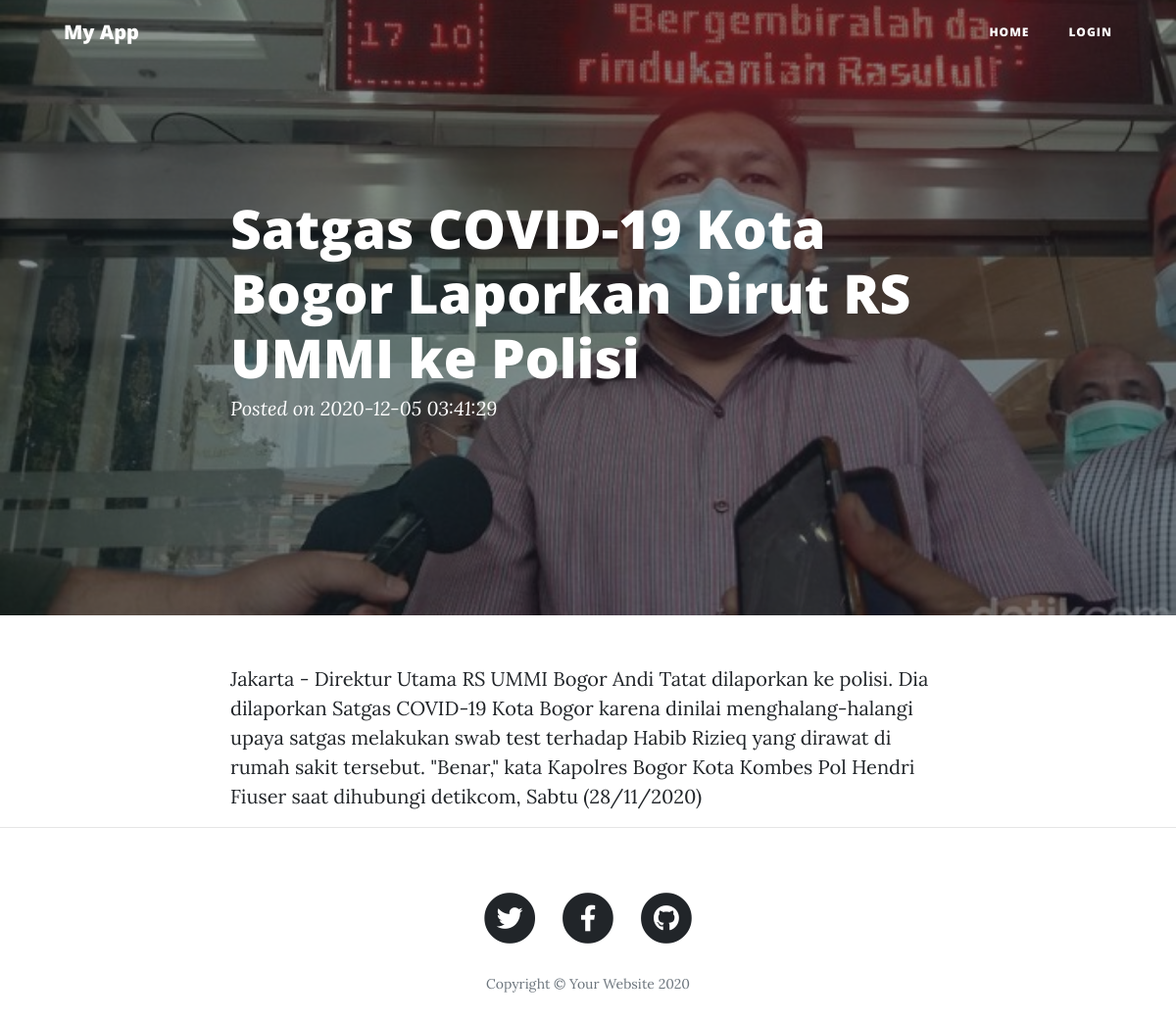
The page /index.php/blog/detail/satgas-covid-19-kota-bogor on the database its author committed.
### tables this page shows
CREATE TABLE `blog` (
  `id` int(11) NOT NULL,
  `title` varchar(255) NOT NULL,
  `content` text NOT NULL,
  `url` varchar(255) NOT NULL,
  `cover` varchar(255) NOT NULL,
  `date` timestamp NOT NULL DEFAULT current_timestamp() ON UPDATE current_timestamp()
);

### application/controllers/Blog.php (called while the page is built, shortened)
<?php
Class Blog extends CI_Controller
{
    function __construct() {
        $this->load->database();
        $this->load->model('Blog_model');
        $this->load->library('session');
    }
    public function detail($url)
    {
        $data['blogs'] =$this->Blog_model->getSingleBlog('url', $url);
        $this->load->view('detail',$data);
    }
}
?>

### index.php (called while the page is built, shortened)
<?php
require_once BASEPATH.'core/CodeIgniter.php';

### application/models/Blog_model.php (called while the page is built, shortened)
<?php
class Blog_model extends CI_Model {
    public function getSingleBlog($field, $value)
    {
        $this->db->where($field, $value);
        $query = $this->db->get('blog');
        return $query->row_array();
    }
}
?>

### application/views/detail.php (the view, shortened to what this page needs)
<?php
  $cover = base_url().'uploads/'.$blogs['cover'];
?>
<header class="masthead" style="background-image: url('<?php echo $cover;?>')">
    <div class="overlay"></div>
    <div class="container">
      <div class="row">
        <div class="col-lg-8 col-md-10 mx-auto">
          <div class="post-heading">
            <h1><?php echo $blogs['title']?></h1>
            <span class="meta">Posted on <?php echo $blogs['date'];?></span>
          </div>
        </div>
      </div>
    </div>
  </header>
  <article>
    <div class="container">
      <div class="row">
        <div class="col-lg-8 col-md-10 mx-auto">
          <?php echo $blogs['content'];?>
        </div>
      </div>
    </div>
  </article>
  <hr>

### rows shown on the page
blog: cover (picture), title "Satgas COVID-19 Kota Bogor Laporkan Dirut RS UMMI ke Polisi", date "2020-12-05 03:41:29", content "Jakarta - Direktur Utama RS UMMI Bogor Andi Tatat dilaporkan ke polisi. Dia dilaporkan Satgas COVID-19 Kota Bogor karena dinilai menghalang-halangi upaya satgas melakukan swab test terhadap Habib Rizieq yang dirawat di rumah sakit tersebut. \"Benar,\" kata Kapolres Bogor Kota Kombes Pol Hendri Fiuser saat dihubungi detikcom, Sabtu (28/11/2020)"
